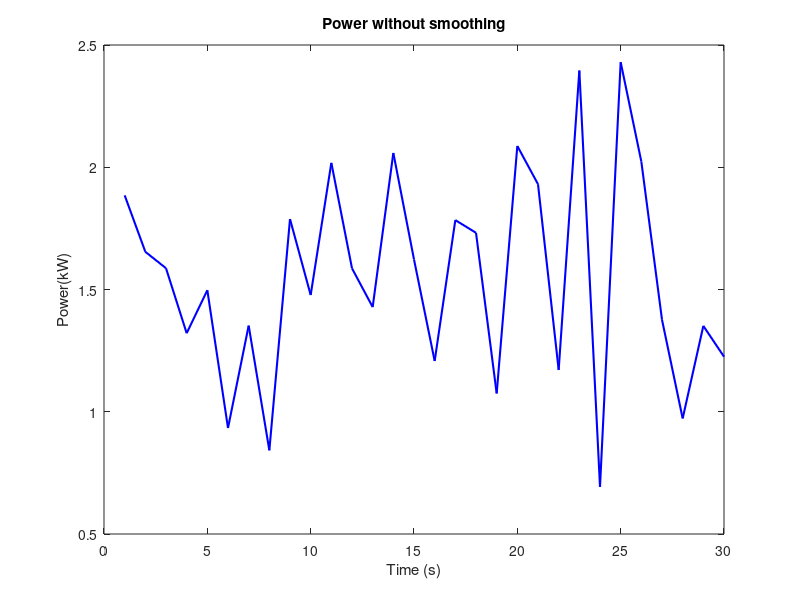

The MATLAB script that drew this image:

total_time = 30; % Total time in seconds
time_interval = 1; % Time interval in seconds

% Generate random power profiles for WP
p_wp = 1.5 + 0.5 * randn(1, total_time); % Random wind power profile

% Plotting for Method 1
figure;

% Plot with and without BESS in the same graph for Method 1
plot(1:total_time, p_wp, 'b', 'LineWidth', 1.5);
xlabel('Time (s)');
ylabel('Power(kW)');
title('Power without smoothing');

std_dev= std(p_wp)